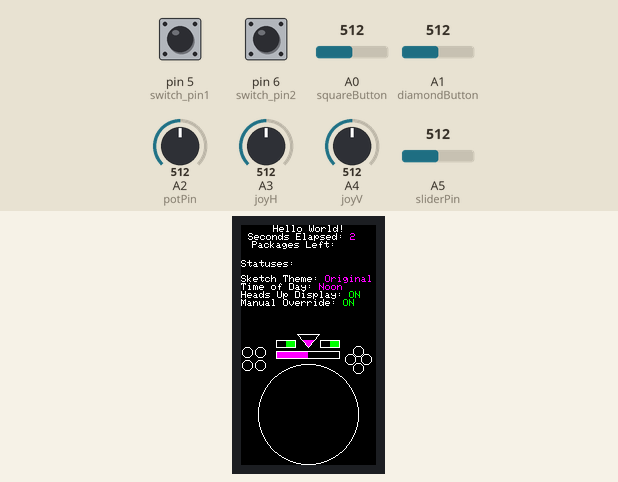
This sketch was run on a simulated Arduino Uno, built with avr-gcc and run on an emulated ATmega328P. Parts: 135×240 colour display. The inputs (shaded band) are chosen by the test bench; at power-on: pin 5 (switch_pin1) HIGH, A0 (squareButton) = 512, A1 (diamondButton) = 512, pin 6 (switch_pin2) HIGH, A4 (joyV) = 512, A3 (joyH) = 512, A2 (potPin) = 512, A5 (sliderPin) = 512. What the sketch prints to the serial monitor is not drawn.

Above: at 3.4 s.
3.5 s: pin 5 (switch_pin1) pulled LOW for 1 s
At 4.8 s:
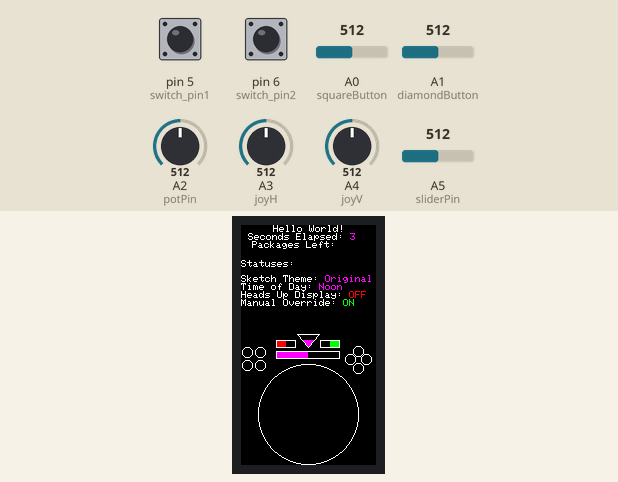
8.8 s: A0 (squareButton) set to 490
At 10.1 s:
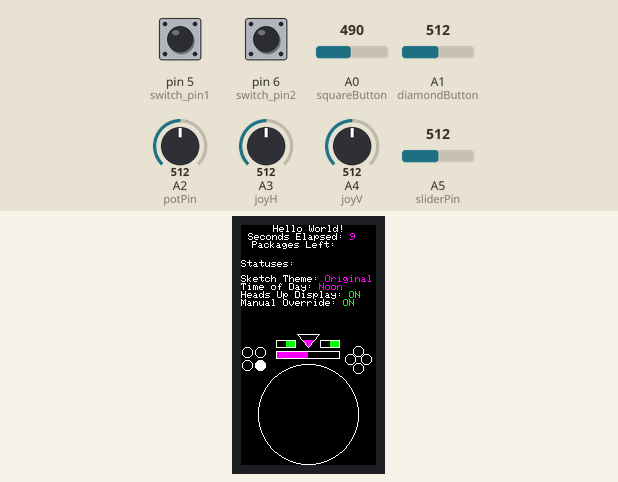
11.9 s: A1 (diamondButton) set to 490
At 15.0 s:
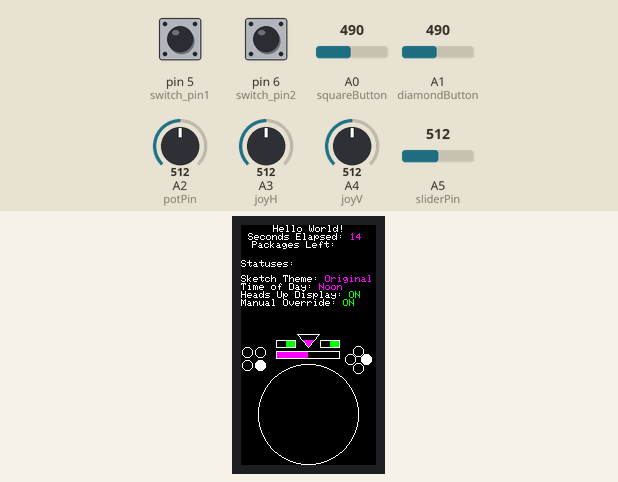
15.1 s: pin 6 (switch_pin2) pulled LOW for 1 s
At 16.6 s:
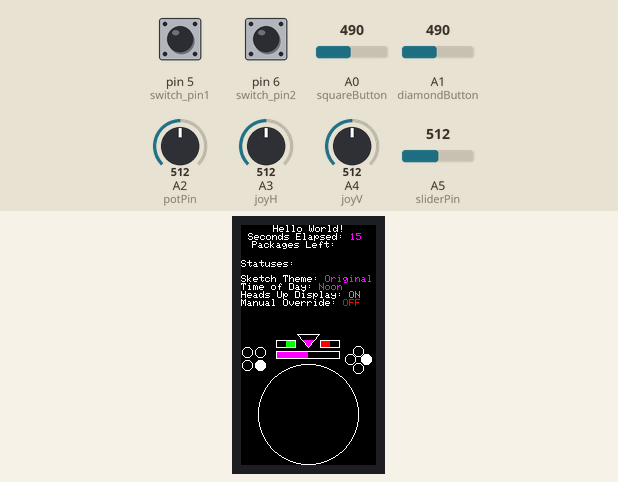
18.4 s: A4 (joyV) set to 716
At 22.1 s:
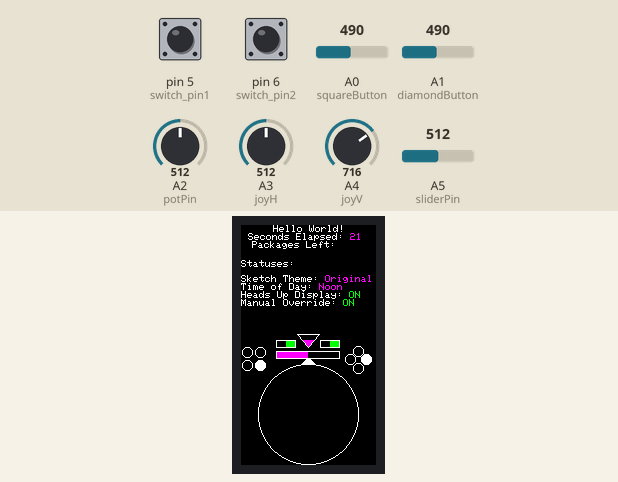
22.7 s: A3 (joyH) set to 716
At 26.4 s:
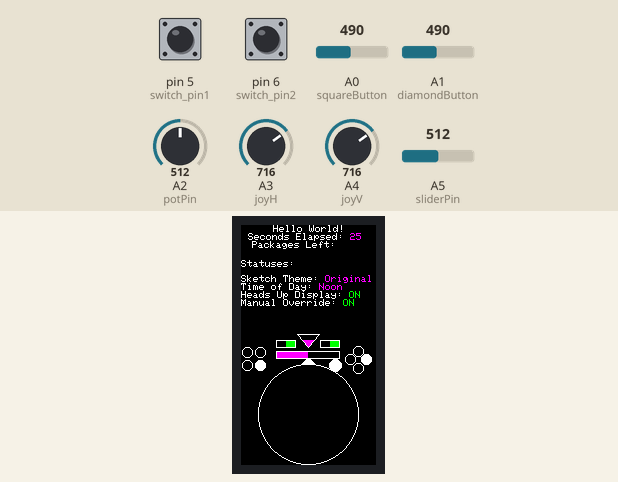
Timing chart, 0 to 27.9 s (numbered marks = the images above; inputs shaded):
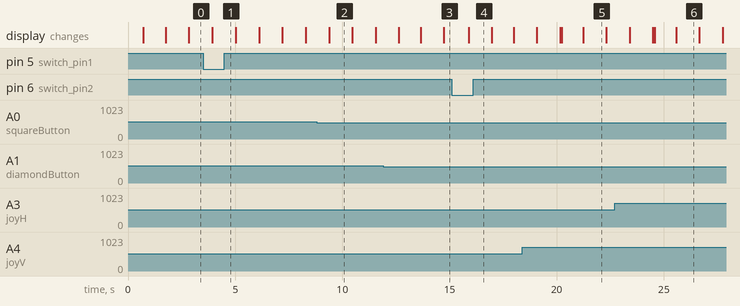

Measured:
- after the input at 3.5 s, the display: changes after 0.43 s (image 1)
- what the display in image 2 shows lasts 1.1 s, from 9.4 s to 10.5 s

The sketch:

applied.ino.ino
```cpp
#include <Adafruit_GFX.h>    // Core graphics library
#include <Adafruit_ST7789.h> // Hardware-specific library for ST7789
#include <SPI.h>

#if defined(ESP8266)
  #define TFT_CS         7
  #define TFT_RST        16
  #define TFT_DC         5

#else
  // For the breakout board, you can use any 2 or 3 pins.
  // These pins will also work for the 1.8" TFT shield.
  #define TFT_CS        10
  #define TFT_RST        9 // Or set to -1 and connect to Arduino RESET pin
  #define TFT_DC         8
#endif

Adafruit_ST7789 tft = Adafruit_ST7789(TFT_CS, TFT_DC, TFT_RST);

const int joyH = 3;        // L/R Parallax Thumbstick
const int joyV = 4;        // U/D Parallax Thumbstick
const int deadZone = 23;
int hori = 0;
int vert = 0;
int16_t x1, y1;
uint16_t w, h;
int potPin = A2;
int switch_pin1 = 5;
int switch_pin2 = 6;
int sliderPin = A5;
int diamondButton = A1;
int squareButton = A0;
const char* terminator = 126;
String incomingByte = "null";

//240x135
void setup(void) {
  Serial.begin(9600);

  Serial.println("X:,Y:");
  pinMode(switch_pin1, INPUT);
  pinMode(switch_pin2, INPUT);

  tft.init(135, 240);
  tft.setSPISpeed(60000000);
  uint16_t time = millis();
  tft.fillScreen(ST77XX_BLACK);
  time = millis() - time;
  delay(500);
  tft.fillScreen(ST77XX_BLACK);
  testdrawtext((char *)"Initializing...",  ST77XX_WHITE);
  delay(1000);
  tft.fillScreen(ST77XX_BLACK);
}

void loop() {

  hori = analogRead(joyH)-493;
  vert = analogRead(joyV)-482;

  if ((-deadZone < analogRead(joyH)-493) && (analogRead(joyH)-493) < deadZone){
    hori = 0;
  }
  else{
    hori = analogRead(joyH)-493;
  }

  if ((analogRead(joyV)-493) > 10){
    vert = 1.85 * (analogRead(joyV)-482);
  }
  else if ((-deadZone <= analogRead(joyV)-482) && (deadZone >= analogRead(joyV)-482)){
    vert = 0;
  }
  else if ((analogRead(joyV)-482) < 10){
    vert = (analogRead(joyV)-482)/1.35;
 }
   Serial.print("JOY ");
   Serial.print(hori/2.5);
   Serial.print(",");
   Serial.println(vert/2.5);
  Serial.print("~");
  incomingByte = Serial.readStringUntil(terminator);
  draw();
  delay(1);
}


void drawCenteredText(char *text, int x, int y,uint16_t color) {
  tft.setCursor(0, 0);
  tft.setTextColor(color);
  tft.setTextWrap(true);
  tft.getTextBounds(String(*text), x, y, &x1, &y1, &w, &h);
  tft.setCursor(x - w / 2, y);
  tft.print(text);
}


void testdrawtext(char *text, uint16_t color) {
  tft.setCursor(0, 0);
  tft.setTextColor(color);
  tft.setTextWrap(true);
  tft.print(text);
}


void draw() {
  tft.setTextWrap(false);
  tft.setCursor(0, 0);
  delay(1);
  tft.setTextColor(ST77XX_WHITE);
  tft.setTextSize(0);
    tft.setCursor((tft.width()/4)-1, 0);
  tft.println("Hello World!");
  //tft.setCursor(0, 0);
  tft.setTextSize(1);
  //tft.setTextColor(ST77XX_WHITE);
  //tft.println("Sketch has been");
  //tft.println("running for: ");
  tft.setTextColor(ST77XX_WHITE,ST77XX_BLACK);
  tft.setCursor(7, 8);
  tft.print("Seconds Elapsed: ");
  tft.setTextColor(ST77XX_MAGENTA,ST77XX_BLACK);
  tft.println(millis() / 1000);
  tft.setCursor(11, 16);
  tft.setTextColor(ST77XX_WHITE,ST77XX_BLACK);
  tft.print("Packages Left: ");
  tft.setTextColor(ST77XX_MAGENTA,ST77XX_BLACK);

  //size_t found = str.find(str2);
    if (incomingByte != "null"){
    tft.println(incomingByte);
  }
  else{
    tft.println(5);
  }


  tft.setCursor(0, 35);
  tft.setTextColor(ST77XX_WHITE,ST77XX_BLACK);
  tft.println("Statuses: ");
  tft.setTextColor(ST77XX_WHITE,ST77XX_BLACK);
  tft.setCursor(0, 50);
  tft.print("Sketch Theme: ");
  tft.setTextColor(ST77XX_MAGENTA,ST77XX_BLACK);
  tft.println("Original");
  tft.setTextColor(ST77XX_WHITE,ST77XX_BLACK);
  tft.print("Time of Day: ");
  tft.setTextColor(ST77XX_MAGENTA,ST77XX_BLACK);
  tft.println("Noon");
   tft.setTextColor(ST77XX_WHITE,ST77XX_BLACK);
  tft.print("Heads Up Display: ");
  tft.setTextColor(ST77XX_MAGENTA,ST77XX_BLACK);
  if(digitalRead(switch_pin1) == LOW){
    tft.setTextColor(ST77XX_RED,ST77XX_BLACK);
    tft.println("OFF    ");
    Serial.println("HUD OFF");
  }
  else if(digitalRead(switch_pin1) == HIGH) {
    tft.setTextColor(ST77XX_GREEN,ST77XX_BLACK);
    tft.println("ON     ");
    Serial.println("HUD ON");
  }
    tft.setTextColor(ST77XX_WHITE,ST77XX_BLACK);
  tft.print("Manual Override: ");
  if(digitalRead(switch_pin2) == LOW){
    tft.setTextColor(ST77XX_RED,ST77XX_BLACK);
    tft.println("OFF     ");
    Serial.println("OVERRIDE OFF");
  }
  else if(digitalRead(switch_pin2) == HIGH){
    tft.setTextColor(ST77XX_GREEN,ST77XX_BLACK);
    tft.println("ON     ");
    Serial.println("OVERRIDE ON");
  }


  int temp = analogRead(squareButton);
 //analogRead(diamondButton)

  if ( temp > 90 && temp < 140){
    tft.fillCircle(19, 127, 5, ST77XX_WHITE);
    Serial.println("square TR");
  }
  else if ( temp >= 140 && temp < 200){
    tft.fillCircle(6, 127, 5, ST77XX_WHITE);
    Serial.println("square TL");
    }
  else if ( temp >= 200 && temp < 300){
    tft.fillCircle(6, 140, 5, ST77XX_WHITE);
    Serial.println("square BL");
  }
  else if ( temp >= 300 && temp < 500){
    tft.fillCircle(19, 140, 5, ST77XX_WHITE);
    Serial.println("square BR");
  }
  else
  {
    tft.fillCircle(6, 127, 5, ST77XX_BLACK);
    tft.fillCircle(19, 127, 5, ST77XX_BLACK);
    tft.fillCircle(6, 140, 5, ST77XX_BLACK);
    tft.fillCircle(19, 140, 5, ST77XX_BLACK);
    Serial.println("square none");
   }

  tft.drawCircle(6, 127, 5, ST77XX_WHITE);
  tft.drawCircle(19, 127, 5, ST77XX_WHITE);
  tft.drawCircle(6, 140, 5, ST77XX_WHITE);
  tft.drawCircle(19, 140, 5, ST77XX_WHITE);


  int squareButton = A2;


  temp = analogRead(diamondButton);

  if ( temp > 90 && temp < 140){
    tft.fillCircle(tft.width()-18, 126, 5, ST77XX_WHITE);
    Serial.println("diag Left");
  }
  else if ( temp >= 140 && temp < 200){
    tft.fillCircle(tft.width()-26, 134, 5, ST77XX_WHITE);
    Serial.println("diag Down");
  }
  else if ( temp >= 200 && temp < 300){
    tft.fillCircle(tft.width()-18, 143, 5, ST77XX_WHITE);
    Serial.println("diag Right");
  }
  else if ( temp >= 300 && temp < 500){
    tft.fillCircle(tft.width()-10, 134, 5, ST77XX_WHITE);
    Serial.println("diag Up");
  }
  else
  {
    tft.fillCircle(tft.width()-18, 126, 5, ST77XX_BLACK);
    tft.fillCircle(tft.width()-10, 134, 5, ST77XX_BLACK);
    tft.fillCircle(tft.width()-18, 143, 5, ST77XX_BLACK);
    tft.fillCircle(tft.width()-26, 134, 5, ST77XX_BLACK);
    Serial.println("diag none");
   }

  tft.drawCircle(tft.width()-18, 126, 5, ST77XX_WHITE);
  tft.drawCircle(tft.width()-10, 134, 5, ST77XX_WHITE);
  tft.drawCircle(tft.width()-18, 143, 5, ST77XX_WHITE);
  tft.drawCircle(tft.width()-26, 134, 5, ST77XX_WHITE);


  tft.fillCircle(tft.width()/2+(hori/8), 194.5-(vert/8), 6, ST77XX_WHITE);
  tft.drawCircle(tft.width()/2, 189, 50, ST77XX_WHITE);
  tft.fillCircle(tft.width()/2, 189, 49.9, ST77XX_BLACK);

  int sliderTemp = 0.064*-analogRead(sliderPin);
  tft.fillRect(35, 126 , 64, 8, ST77XX_BLACK); //fillbar
  tft.fillRect(35, 126 , 64+sliderTemp, 8, ST77XX_MAGENTA); //fillbar
  tft.drawRect(35, 126 , 64, 8, ST77XX_WHITE);

  tft.fillRect(35, 115 , 20, 8, ST77XX_BLACK);
  if(digitalRead(switch_pin1) == LOW){
    tft.fillRect(35, 115 , 10, 8, ST77XX_RED);
  }
  if(digitalRead(switch_pin1) == HIGH){
    tft.fillRect(45, 115 , 10, 8, ST77XX_GREEN);
  }
  tft.drawRect(35, 115 , 20, 8, ST77XX_WHITE);

  tft.fillRect(79, 115 , 20, 8, ST77XX_BLACK);
  if(digitalRead(switch_pin2) == LOW){
    tft.fillRect(79, 115 , 10, 8, ST77XX_RED);
  }
  if(digitalRead(switch_pin2) == HIGH){
    tft.fillRect(89, 115 , 10, 8, ST77XX_GREEN);
  }
  tft.drawRect(79, 115 , 20, 8, ST77XX_WHITE);

  //int x = 5;
  temp = analogRead(potPin); //max is 1000 for the analog and the max in
  int x = 11-0.011*temp;

  tft.fillTriangle(tft.width()/2,(tft.height()/2)+2,tft.width()/2-11,tft.height()/2-11,tft.width()/2+11,tft.height()/2-11,ST77XX_BLACK);
  tft.fillTriangle(tft.width()/2,(tft.height()/2)+2,tft.width()/2-x,tft.height()/2-x,tft.width()/2+x,tft.height()/2-x,ST77XX_MAGENTA);
  tft.drawTriangle(tft.width()/2,(tft.height()/2)+2,tft.width()/2-11,tft.height()/2-11,tft.width()/2+11,tft.height()/2-11,ST77XX_WHITE);

}
```
